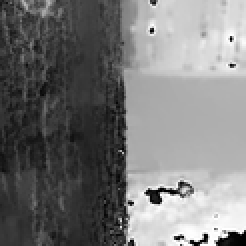
#> input picture image_bmap.png, 123 x 123 px, shrunk from 360 x 360 before the run (shown 2 times larger)
$ python DE_PR2011.py -i image_bmap.png
#> lines starting #> are read from the running program, lines starting #| are printed output that depends on the picture; after the words box and inside, x2 and y2 are one past the last pixel; in counts of white or black regions, pixels touching at a corner belong together
### defocus_estimate.py
import cv2
import numpy as np
import scipy.ndimage
import scipy.sparse
import scipy.sparse.linalg


from skimage import feature


def make_system(L, sparse_map, constraint_factor=0.001):
    '''

    :param L: Laplacian Matrix.
    Check the paper "A closed-form solution to natural image matting"
    :param sparse_map: Estimated sparse blur values
    :param constraint_factor: Internal parameter for propagation
    :return: System parameters to solve for defocus blur propagation
    '''
    spflatten = sparse_map.ravel()

    D = scipy.sparse.diags(spflatten)

    # combine constraints and graph laplacian
    A = constraint_factor * D + L
    # constrained values of known alpha values
    b = constraint_factor * D * spflatten

    return A, b


def g1x(x, y, s1):
    '''

    :param x:
    :param y:
    :param s1:
    :return:
    '''
    s1sq = s1 ** 2
    g = -1 * np.multiply(np.divide(x, 2 * np.pi * s1sq ** 2),
                         np.exp(-1 * np.divide(x ** 2 + y ** 2, 2 * s1sq)))

    return g


def g1y(x, y, s1):
    '''

    :param x:
    :param y:
    :param s1:
    :return:
    '''
    s1sq = s1 ** 2
    g = -1 * np.multiply(np.divide(y, 2 * np.pi * s1sq ** 2),
                         np.exp(-1 * np.divide(x ** 2 + y ** 2, 2 * s1sq)))

    return g


def get_laplacian(I, r=1):
    '''

    :param I: An RGB image [0-1]
    :param r: radius
    :return: The Laplacian matrix explained in Levin's paper
    '''
    eps = 0.0000001
    h, w, c = I.shape
    wr = (2 * r + 1) * (2 * r + 1)

    M_idx = np.arange(h * w).reshape(w, h).T
    n_vals = (w - 2 * r) * (h - 2 * r) * wr ** 2

    # data for matting laplacian in coordinate form
    row_idx = np.zeros(n_vals, dtype=np.int64)
    col_idx = np.zeros(n_vals, dtype=np.int64)
    vals = np.zeros(n_vals, dtype=np.float64)
    lenr = 0

    for j in range(r, h - r):
        for i in range(r, w - r):
            winr = I[j - r:j + r + 1, i - r:i + r + 1, 2]
            wing = I[j - r:j + r + 1, i - r:i + r + 1, 1]
            winb = I[j - r:j + r + 1, i - r:i + r + 1, 0]
            win_idx = M_idx[j - r:j + r + 1, i - r:i + r + 1].T.ravel()

            meanwinr = winr.mean()
            winrsq = np.multiply(winr, winr)
            varI_rr = winrsq.sum() / wr - meanwinr ** 2

            meanwing = wing.mean()
            wingsq = np.multiply(wing, wing)
            varI_gg = wingsq.sum() / wr - meanwing ** 2

            meanwinb = winb.mean()
            winbsq = np.multiply(winb, winb)
            varI_bb = winbsq.sum() / wr - meanwinb ** 2

            winrgsq = np.multiply(winr, wing)
            varI_rg = winrgsq.sum() / wr - meanwinr * meanwing

            winrbsq = np.multiply(winr, winb)
            varI_rb = winrbsq.sum() / wr - meanwinr * meanwinb

            wingbsq = np.multiply(wing, winb)
            varI_gb = wingbsq.sum() / wr - meanwing * meanwinb

            Sigma = np.array([[varI_rr, varI_rg, varI_rb],
                              [varI_rg, varI_gg, varI_gb],
                              [varI_rb, varI_gb, varI_bb]])

            meanI = np.array([meanwinr, meanwing, meanwinb])

            Sigma = Sigma + eps * np.eye(3)

            winI = np.zeros((wr, c))

            winI[:, 0] = winr.T.ravel()
            winI[:, 1] = wing.T.ravel()
            winI[:, 2] = winb.T.ravel()

            winI = winI - meanI

            inv_cov = np.linalg.inv(Sigma)
            tvals = (1 + np.matmul(np.matmul(winI, inv_cov), winI.T)) / wr

            row_idx[lenr:wr ** 2 + lenr] = np.tile(win_idx, (1, wr)).ravel()
            col_idx[lenr:wr ** 2 + lenr] = np.tile(win_idx, (wr, 1)).T.ravel()
            vals[lenr:wr ** 2 + lenr] = tvals.T.ravel()

            lenr += wr ** 2

    # Lsparse = scipy.sparse.coo_matrix((vals, (row_idx, col_idx)), shape=(h*w, h*w))
    Lsparse = scipy.sparse.coo_matrix((vals, (row_idx, col_idx)), shape=(w * h, w * h))

    row_idx2 = np.zeros(w * h, dtype=np.int64)
    col_idx2 = np.zeros(w * h, dtype=np.int64)
    vals2 = np.zeros(w * h, dtype=np.float64)

    row_idx2[:] = np.arange(w * h)
    col_idx2[:] = np.arange(w * h)
    vals2[:] = Lsparse.sum(axis=1).ravel()

    LDsparse = scipy.sparse.coo_matrix((vals2, (row_idx2, col_idx2)), shape=(w * h, w * h))

    return LDsparse - Lsparse


def estimate_sparse_blur(gimg, edge_map, std1, std2):
    '''

    :param gimg: Grayscale image
    :param edge_map: An edge map of the image
    :param std1: Standard deviation of reblurring
    :param std2: Standard deviation of second reblurring
    :return: Estimated sparse blur values at edge locations
    '''
    half_window = 11
    m = half_window * 2 + 1
    a = np.arange(-half_window, half_window + 1)
    xmesh = np.tile(a, (m, 1))
    ymesh = xmesh.T

    f11 = g1x(xmesh, ymesh, std1)
    f12 = g1y(xmesh, ymesh, std1)

    f21 = g1x(xmesh, ymesh, std2)
    f22 = g1y(xmesh, ymesh, std2)

    gimx1 = scipy.ndimage.convolve(gimg, f11, mode='nearest')
    gimy1 = scipy.ndimage.convolve(gimg, f12, mode='nearest')
    mg1 = np.sqrt(gimx1 ** 2 + gimy1 ** 2)

    gimx2 = scipy.ndimage.convolve(gimg, f21, mode='nearest')
    gimy2 = scipy.ndimage.convolve(gimg, f22, mode='nearest')
    mg2 = np.sqrt(gimx2 ** 2 + gimy2 ** 2)

    R = np.divide(mg1, mg2)
    R = np.multiply(R, edge_map > 0)

    sparse_vals = np.divide(R ** 2 * (std1 ** 2) - (std2 ** 2), 1 - R ** 2)
    sparse_vals[sparse_vals < 0] = 0

    sparse_bmap = np.sqrt(sparse_vals)
    sparse_bmap[np.isnan(sparse_bmap)] = 0
    sparse_bmap[sparse_bmap > 5] = 5

    return sparse_bmap


def estimate_bmap_laplacian(img, sigma_c, std1, std2):
    '''

    :param img: An RGB image [0-255]
    :param sigma_c: Sigma parameter for Canny edge detector
    :param std1: Standard deviation of reblurring
    :param std2: Standard deviation of second reblurring
    :return: defocus blur map of the given image
    '''
    gimg = cv2.cvtColor(img, cv2.COLOR_BGR2GRAY) / 255.0
    edge_map = feature.canny(gimg, sigma_c)

    sparse_bmap = estimate_sparse_blur(gimg, edge_map, std1, std2)
    h, w = sparse_bmap.shape

    L1 = get_laplacian(img / 255.0)
    A, b = make_system(L1, sparse_bmap.T)

    bmap = scipy.sparse.linalg.spsolve(A, b).reshape(w, h).T

    return bmap

### DE_PR2011.py
import argparse

from defocus_estimate import *


def get_args():
    parser = argparse.ArgumentParser(description='Defocus map estimation from a single image, '
                                                 'S. Zhuo, T. Sim - Pattern Recognition, 2011 - Elsevier \n')

    parser.add_argument('-i', metavar='--image', required=True,
                        type=str, help='Defocused image \n')

    args = parser.parse_args()
    image = args.i

    return {'image': image}


if __name__ == '__main__':

    args = get_args()

    img = cv2.imread(args['image'])
#> img is the input picture: shape (123, 123, 3); min 0, max 255, mean 120.3
    fblurmap = estimate_bmap_laplacian(img, sigma_c = 1, std1 = 1, std2 = 1.5)
#> in estimate_bmap_laplacian, `edge_map = feature.canny(gimg, sigma_c)`:
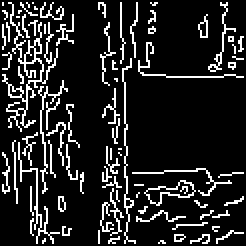
#> edge_map: shape (123, 123) bool (shown 2 times larger); 13.8% white in thin lines or dots
#> in estimate_sparse_blur, `gimy1 = scipy.ndimage.convolve(gimg, f12, mode='nearest')`:
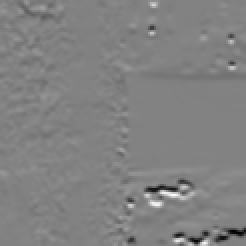
#> gimy1: shape (123, 123) float64 (shown 2 times larger); min -0.346, max 0.331, mean -0.00121; drawn with min black and max white
#> in estimate_sparse_blur, `mg2 = np.sqrt(gimx2 ** 2 + gimy2 ** 2)`:
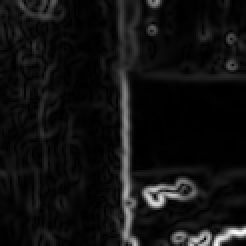
#> mg2: shape (123, 123) float64 (shown 2 times larger); min 1.53e-07, max 0.243, mean 0.0167; drawn with min black and max white
#> in estimate_sparse_blur, `sparse_vals = np.divide(R ** 2 * (std1 ** 2) - (std2 ** 2), 1 - R ** 2)`:
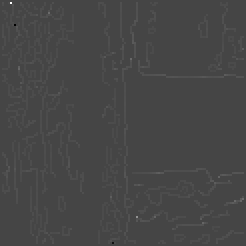
#> sparse_vals: shape (123, 123) float64 (shown 2 times larger); min -20.18, max 45.39, mean -2; drawn with min black and max white
#> in estimate_sparse_blur, `sparse_bmap = np.sqrt(sparse_vals)`:
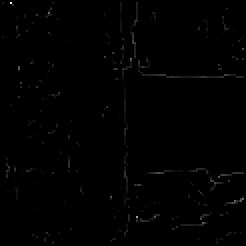
#> sparse_bmap: shape (123, 123) float64 (shown 2 times larger); min 0, max 6.74, mean 0.0325; drawn with min black and max white
#> in estimate_sparse_blur, `sparse_bmap[sparse_bmap > 5] = 5`: sparse_bmap: shape (123, 123) float64; 0.01% of pixels changed, all inside (x1, y1, x2, y2) = (5, 1, 6, 2)
#> after the loop in get_laplacian, `for j in range(r, h - r):`: lenr = 1185921
#> in make_system, `spflatten = sparse_map.ravel()`: spflatten = 15129 values, max 5 at index 616, min 0 at index 0, mean 0.0323
#> in make_system, `b = constraint_factor * D * spflatten`: b = 15129 values, max 0.025 at index 616, min 0 at index 0, mean 3.55e-05
#> in estimate_bmap_laplacian, `bmap = scipy.sparse.linalg.spsolve(A, b).reshape(w, h).T`:
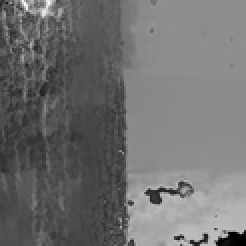
#> bmap: shape (123, 123) float64 (shown 2 times larger); min 0.645, max 1.56, mean 1.04; drawn with min black and max white

    cv2.imwrite(args['image'] + '_bmap.png', np.uint8((fblurmap / fblurmap.max()) * 255))
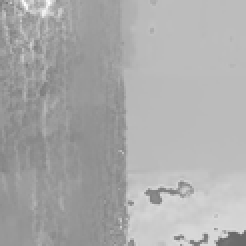
#> saved as image_bmap.png_bmap.png: shape (123, 123) (shown 2 times larger); min 105, max 255, mean 170.6
    np.save(args['image'] + '_bmap.npy', fblurmap)
